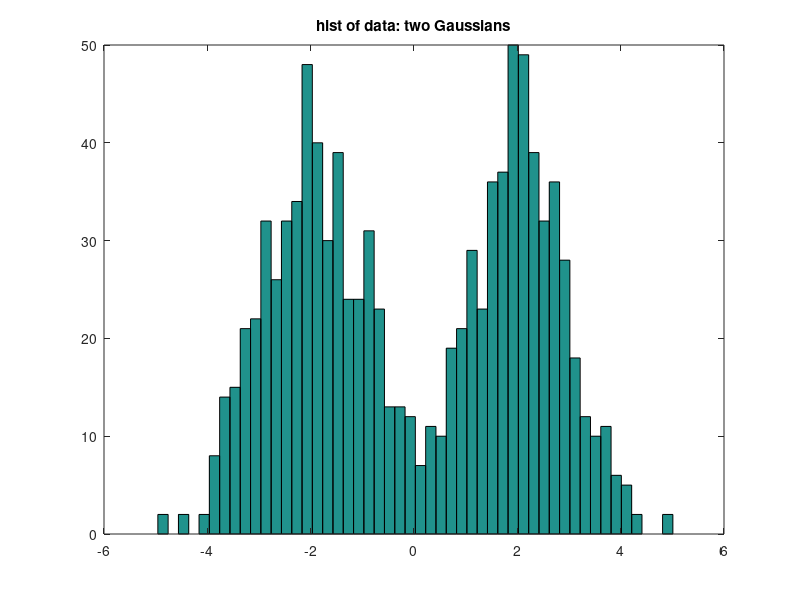
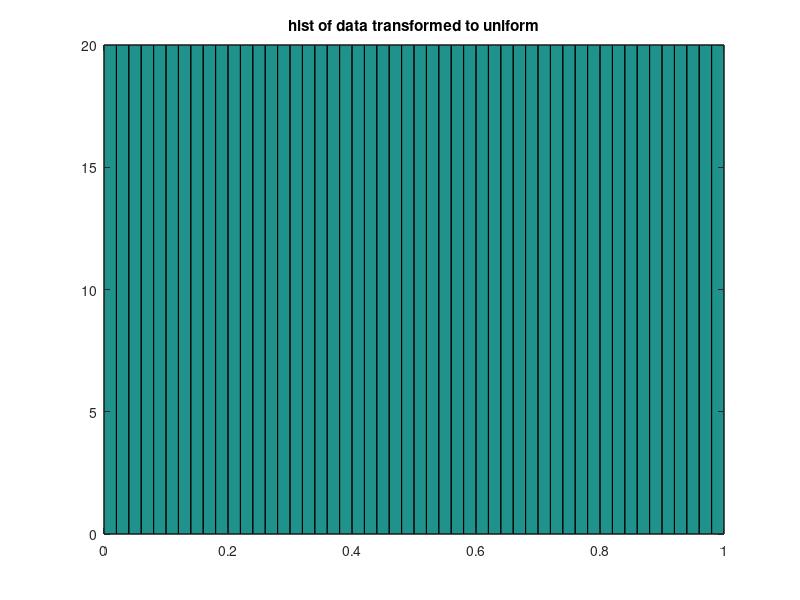
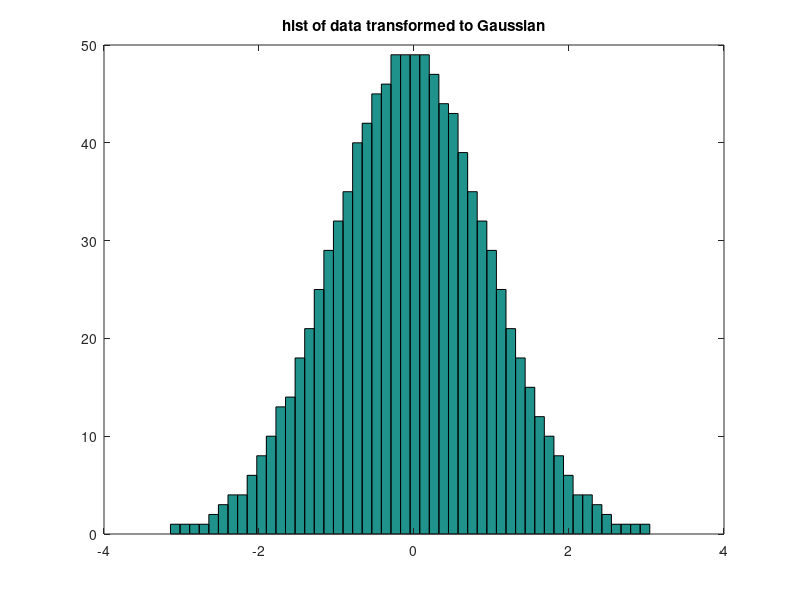

MATLAB code to generate these figures, in order:
% transform data with arbitrary distribution to Gaussian distrubution
% written by Geoffrey Goldman, 4/6/2015

clear all
close all

% generate data

N=1000;  % number of data points
data=zeros(1,N);
data=randn(1,N/2) + 2;  % generate data for two Gaussians distriibutions
data(1,N/2+1:N)=randn(1,N/2) - 2;

figure
hist(data,50)
title('hist of data: two Gaussians')

% make linear array over range of data

peak=max(data); 
trough=min(data); 
inc=(peak-trough)/(N-1);
lin_array=trough:inc:peak;

% make pseudo CPDF 

sdata=sort(data);  % sort data

uniform_data=interp1(sdata,lin_array,data);  % transform to uniform distributed data
% warning, data now equal to values in lin_array
% normalize data between 0-1
u1_data=uniform_data/(max(uniform_data)-min(uniform_data));  
u1_data=u1_data -min(u1_data);

figure
hist(u1_data,50)
title('hist of data transformed to uniform')

% generate Gaussian pdf and cpdf

inc2=0.1;
lin2_array=-5:inc2:5;

gauss_array=(1/(2*pi))^0.5*exp(-((lin2_array-mean(lin2_array)).^2)/2);  %

area_1=sum(gauss_array)*inc2;  % check

cpdf_gauss=cumsum(gauss_array*inc2);  % cpdf

gauss_data=interp1(cpdf_gauss,lin2_array,u1_data);

figure
hist(gauss_data,50)
title('hist of data transformed to Gaussian')

